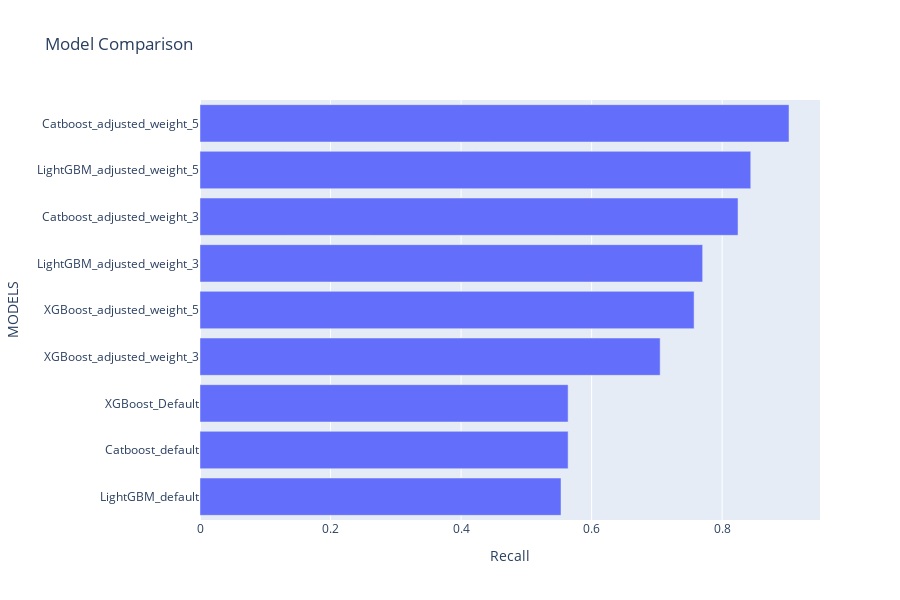

The cell this chart's notebook holds for it:
### Code cell
result_final.sort_values(by=['Recall'], ascending=True,inplace=True)
fig = px.bar(result_final, x='Recall', y=result_final.index,title='Model Comparison',height=600,labels={'index':'MODELS'})
fig.show()

### Figure 1 — Plotly figure (JSON) as saved in the notebook; plotly's stock layout.template omitted (floating-point values rounded to 4 significant figures)
{"data": [{"alignmentgroup": "True", "hovertemplate": "Recall=%{x}<br>MODELS=%{y}<extra></extra>", "legendgroup": "", "marker": {"color": "#636efa", "pattern": {"shape": ""}}, "name": "", "offsetgroup": "", "orientation": "h", "showlegend": false, "textposition": "auto", "type": "bar", "x": [0.5531, 0.564, 0.564, 0.705, 0.757, 0.7701, 0.8243, 0.8438, 0.9024], "xaxis": "x", "y": ["LightGBM_default", "Catboost_default", "XGBoost_Default", "XGBoost_adjusted_weight_3", "XGBoost_adjusted_weight_5", "LightGBM_adjusted_weight_3", "Catboost_adjusted_weight_3", "LightGBM_adjusted_weight_5", "Catboost_adjusted_weight_5"], "yaxis": "y"}], "layout": {"barmode": "relative", "height": 600, "legend": {"tracegroupgap": 0}, "title": {"text": "Model Comparison"}, "xaxis": {"anchor": "y", "domain": [0, 1], "title": {"text": "Recall"}}, "yaxis": {"anchor": "x", "domain": [0, 1], "title": {"text": "MODELS"}}}}
